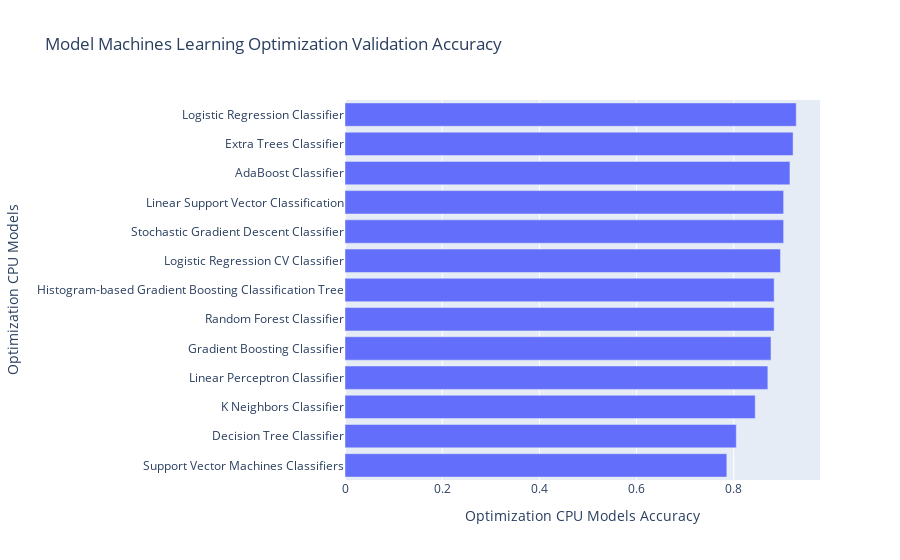

Source (notebook cell):
### Markdown cell above
### Accuracy Score

### Code cell
# Random Forest Classifier
Valid_accuracy_rf_op_m_1_cpu = accuracy_score(y_test, rf_op_m_1_pred_vaild_cpu)

# Gradient Boosting Classifier
Valid_accuracy_gb_op_m_1_cpu = accuracy_score(y_test, gb_op_m_1_pred_vaild_cpu)

# Histogram-based Gradient Boosting Classification Tree
Valid_accuracy_hgb_op_m_1_cpu = accuracy_score(y_test, hgb_op_m_1_pred_vaild_cpu)

# AdaBoost Classifier
Valid_accuracy_ad_op_m_1_cpu = accuracy_score(y_test, ad_op_m_1_pred_vaild_cpu)

# Extra Trees Classifier
Valid_accuracy_et_op_m_1_cpu = accuracy_score(y_test, et_op_m_1_pred_vaild_cpu)

# K Neighbors Classifier
Valid_accuracy_knn_op_m_1_cpu = accuracy_score(y_test, knn_op_m_1_pred_vaild_cpu)

# Decision Tree Classifier
Valid_accuracy_dt_op_m_1_cpu = accuracy_score(y_test, dt_op_m_1_pred_vaild_cpu)

# Logistic Regression Classifier
Valid_accuracy_lg_op_m_1_cpu = accuracy_score(y_test, lg_op_m_1_pred_vaild_cpu)

# Logistic Regression CV Classifier
Valid_accuracy_lgcv_op_m_1_cpu = accuracy_score(y_test, lgcv_op_m_1_pred_vaild_cpu)

# Stochastic Gradient Descent Classifier
Valid_accuracy_sgdc_op_m_1_cpu = accuracy_score(y_test, sgdc_op_m_1_pred_vaild_cpu)

# Linear Perceptron Classifier
Valid_accuracy_lpc_op_m_1_cpu = accuracy_score(y_test, lpc_op_m_1_pred_vaild_cpu)

# Support Vector Machines Classifiers
Valid_accuracy_svm_op_m_1_cpu = accuracy_score(y_test, svm_op_m_1_pred_vaild_cpu)

# Linear Support Vector Classification
Valid_accuracy_lsvm_op_m_1_cpu = accuracy_score(y_test, lsvm_op_m_1_pred_vaild_cpu)

cpu_ml_op_m_1_valid_compare = pd.DataFrame({"Optimization CPU Models": [
                                        "Random Forest Classifier", 
                                        "Gradient Boosting Classifier",
                                        "Histogram-based Gradient Boosting Classification Tree",
                                        "AdaBoost Classifier",
                                        "Extra Trees Classifier",
                                        "K Neighbors Classifier",
                                        "Decision Tree Classifier",
                                        "Logistic Regression Classifier",
                                        "Logistic Regression CV Classifier",
                                        "Stochastic Gradient Descent Classifier",
                                        "Linear Perceptron Classifier",
                                        "Support Vector Machines Classifiers",
                                        "Linear Support Vector Classification",
                                        ],

                        "Optimization CPU Models Accuracy": [
                                        Valid_accuracy_rf_op_m_1_cpu, 
                                        Valid_accuracy_gb_op_m_1_cpu,
                                        Valid_accuracy_hgb_op_m_1_cpu,
                                        Valid_accuracy_ad_op_m_1_cpu,
                                        Valid_accuracy_et_op_m_1_cpu,
                                        Valid_accuracy_knn_op_m_1_cpu,
                                        Valid_accuracy_dt_op_m_1_cpu,
                                        Valid_accuracy_lg_op_m_1_cpu,
                                        Valid_accuracy_lgcv_op_m_1_cpu,
                                        Valid_accuracy_sgdc_op_m_1_cpu,
                                        Valid_accuracy_lpc_op_m_1_cpu,
                                        Valid_accuracy_svm_op_m_1_cpu,
                                        Valid_accuracy_lsvm_op_m_1_cpu,
                                        ],
                                })        
print(tabulate(cpu_ml_op_m_1_valid_compare.sort_values(by="Optimization CPU Models Accuracy", ascending=False), headers = 'keys', tablefmt = 'psql'))
fig = px.bar(cpu_ml_op_m_1_valid_compare.sort_values(by="Optimization CPU Models Accuracy", ascending=True), x = "Optimization CPU Models Accuracy", y = "Optimization CPU Models", title = "Model Machines Learning Optimization Validation Accuracy")
fig.show()

### Figure 1 — Plotly figure (JSON) as saved in the notebook; plotly's stock layout.template omitted (floating-point values rounded to 4 significant figures)
{"data": [{"alignmentgroup": "True", "hovertemplate": "Optimization CPU Models Accuracy=%{x}<br>Optimization CPU Models=%{y}<extra></extra>", "legendgroup": "", "marker": {"color": "#636efa", "pattern": {"shape": ""}}, "name": "", "offsetgroup": "", "orientation": "h", "showlegend": false, "textposition": "auto", "type": "bar", "x": [0.7857, 0.8052, 0.8442, 0.8701, 0.8766, 0.8831, 0.8831, 0.8961, 0.9026, 0.9026, 0.9156, 0.9221, 0.9286], "xaxis": "x", "y": ["Support Vector Machines Classifiers", "Decision Tree Classifier", "K Neighbors Classifier", "Linear Perceptron Classifier", "Gradient Boosting Classifier", "Random Forest Classifier", "Histogram-based Gradient Boosting Classification Tree", "Logistic Regression CV Classifier", "Stochastic Gradient Descent Classifier", "Linear Support Vector Classification", "AdaBoost Classifier", "Extra Trees Classifier", "Logistic Regression Classifier"], "yaxis": "y"}], "layout": {"barmode": "relative", "legend": {"tracegroupgap": 0}, "title": {"text": "Model Machines Learning Optimization Validation Accuracy"}, "xaxis": {"anchor": "y", "domain": [0, 1], "title": {"text": "Optimization CPU Models Accuracy"}}, "yaxis": {"anchor": "x", "domain": [0, 1], "title": {"text": "Optimization CPU Models"}}}}
